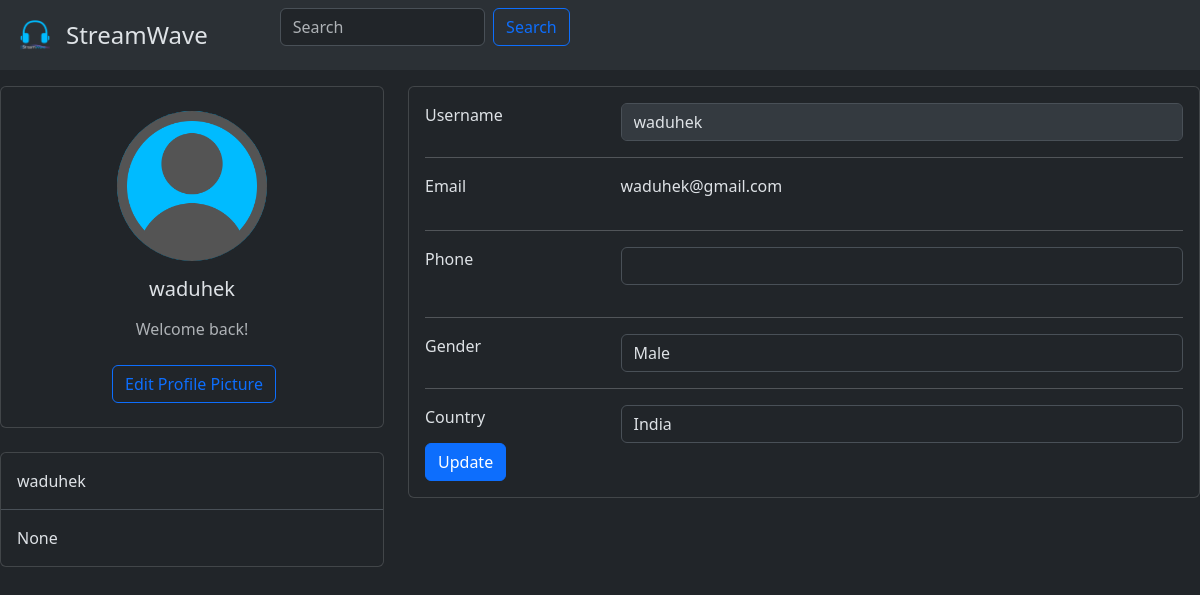
The page /account (signed in) on the database as committed earlier.
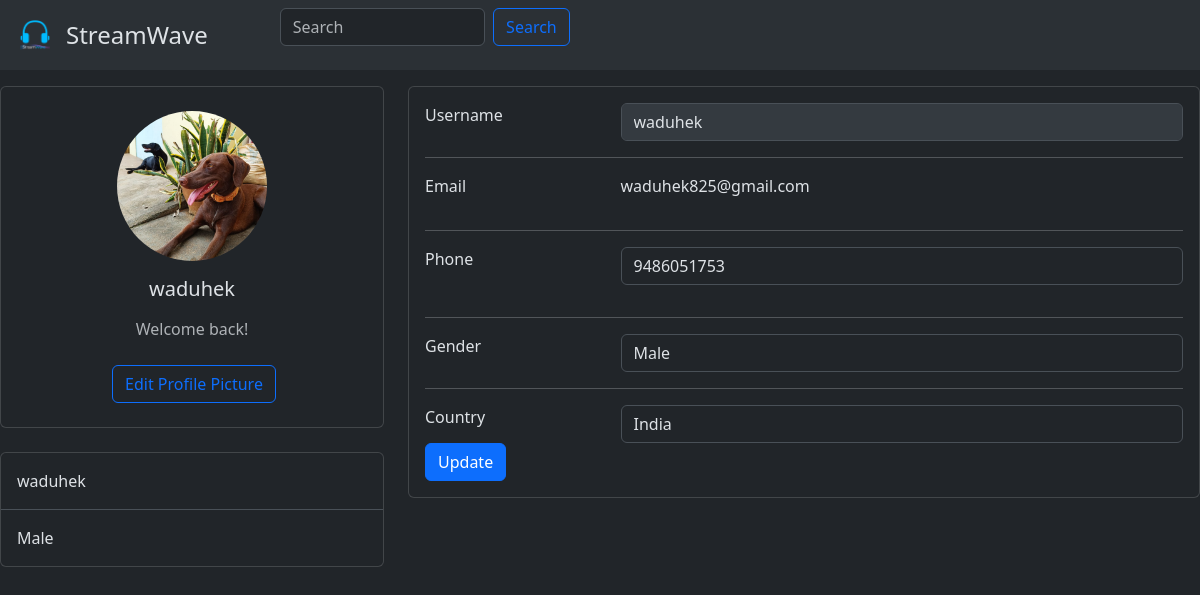
The same page on the database as committed later.
### app.py (models this page shows)
class User(db.Model, UserMixin):
    __tablename__ = "user"
    id = db.Column(db.Integer(), primary_key=True)
    email = db.Column(db.String(255), unique=True, nullable=False)
    username = db.Column(db.String(255), unique=True, nullable=False)
    password = db.Column(db.String(255), nullable=False)
    img = db.Column(db.String(300), default='user.png')
    phone = db.Column(db.Integer())
    gender = db.Column(db.String(10))
    address = db.Column(db.String(300))
    active = db.Column(db.Boolean())
    fs_uniquifier = db.Column(db.String(255), unique=True, nullable=False)
    confirmed_at = db.Column(db.DateTime())
    songs = db.relationship('Songs', backref='user',
                            cascade="all, delete-orphan")
    albums = db.relationship('Albums', backref='user',
                             cascade="all, delete-orphan")
    playlist = db.relationship('Playlist', backref='user',
                               cascade="all, delete-orphan")
    roles = db.relationship(
        "Role", secondary="roles_users", backref=db.backref("users", lazy="dynamic")
    )

### app.py (the view)
@app.route('/account', methods=['POST', 'GET'])
@login_required
def account():
    user = User.query.get(current_user.id)
    if request.method == 'POST':
        user.phone = request.form.get('phone')
        user.gender = request.form.get('gender')
        user.address = request.form.get('address')
        db.session.commit()
    return render_template('account.html', user=user)

### templates/account.html (shortened to what the changed rows need)
  <html data-bs-theme = "dark">
        <head>
            <link href="https://cdn.jsdelivr.net/npm/bootstrap@5.3.2/dist/css/bootstrap.min.css" rel="stylesheet">
        </head>
        <body>
          <section>
              <div class="row mt-3">
                <div class="col-lg-4">
                  <div class="card mb-4">
                    <div class="card-body text-center">
                      <a href="{{url_for('accprofilepic')}}">
                        <img src = "{{ url_for('static', filename='uploads/' + user.img) }}" class="mt-2 rounded-circle" width="150px" height="150px" class = "mt-2" style="object-fit: cover;"/>
                      </a>
                      <h5 class="my-3">{{user.username}}</h5>
                      <p class="text-muted mb-4">Welcome back!</p>
                      <div class="d-flex justify-content-center mb-2">
                        <a href="{{url_for('accprofilepic')}}">
                        <button type="button" class="btn btn-outline-primary ms-1">Edit Profile Picture</button></a>
                      </div>
                    </div>
                  </div>
                  <div class="card mb-4 mb-lg-0">
                    <div class="card-body p-0">
                      <ul class="list-group list-group-flush rounded-3">
                        <li class="list-group-item p-3">
                          <p class="mb-0">{{user.username}}</p>
                        </li>
                        <li class="list-group-item p-3">
                          <p class="mb-0">{{user.gender}}</p>
                        </li>
                      </ul>
                    </div>
                  </div>
                </div>
                <div class="col-lg-8">
                  <div class="card mb-4">
                    <div class="card-body">
                      <div class="row">
                        <div class="col-sm-9">
                                <div class="form-group">
                                  <input type="text" class="form-control" value="{{user.username}}" disabled>
                                </div>
                        </div>
                      </div>
                      <div class="row">
                        <div class="col-sm-9">
                            <div class="form-group">
                                <p>{{user.email}}</p>
                              </div>
                            </div>
                      </div>
                      <div class="row">
                        <div class="col-sm-9">
                          <form method="post">
                            <div class="form-group">
                                <input type="number" class="form-control" id="exampleInputEmail1" value="{{user.phone}}" name ="phone">
                              </div>
                        </div>
                      </div>
                      <div class="row">
                        <div class="col-sm-9">
                            <select class="form-control" value="{{user.gender}}" name="gender">
                                <option>Male</option>
                              </select>
                        </div>
                      </div>
                      <div class="row">
                        <div class="col-sm-9">
                          <select class="form-control" name="address" value="{{user.address}}">
                            <option value="India">India</option>
                          </select>
                        </div>
                      </div>
                      </div>
                    </div>
                  </div>
          </section>
    </body>
    </html>

Rows that differ between the two databases and show on the page:
changed User "waduhek": img: picture added in place of a placeholder; gender "None" → "Male"; email "waduhek@gmail.com" → "waduhek825@gmail.com"; phone (not shown) → "9486051753"
